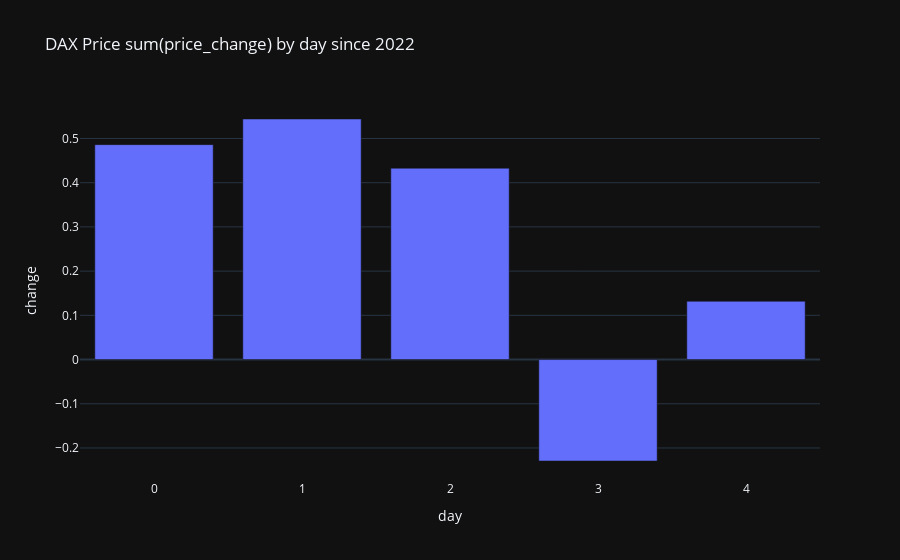

Source (notebook cell):
### Code cell
# volatility by day
change_by_day = bars.groupby('day', as_index=False)['change'].sum()
display(change_by_day)

px.bar(change_by_day, x='day', y='change', title='DAX Price sum(price_change) by day since 2022')

### Figure 1 — Plotly figure (JSON) as saved in the notebook; plotly's stock layout.template omitted (floating-point values rounded to 4 significant figures)
{"data": [{"alignmentgroup": "True", "hovertemplate": "day=%{x}<br>change=%{y}<extra></extra>", "legendgroup": "", "marker": {"color": "#636efa", "pattern": {"shape": ""}}, "name": "", "offsetgroup": "", "orientation": "v", "showlegend": false, "textposition": "auto", "x": [0, 1, 2, 3, 4], "xaxis": "x", "y": [0.4861, 0.5441, 0.4328, -0.2295, 0.1318], "yaxis": "y", "type": "bar"}], "layout": {"xaxis": {"anchor": "y", "domain": [0.0, 1.0], "title": {"text": "day"}}, "yaxis": {"anchor": "x", "domain": [0.0, 1.0], "title": {"text": "change"}}, "legend": {"tracegroupgap": 0}, "title": {"text": "DAX Price sum(price_change) by day since 2022"}, "barmode": "relative"}}
